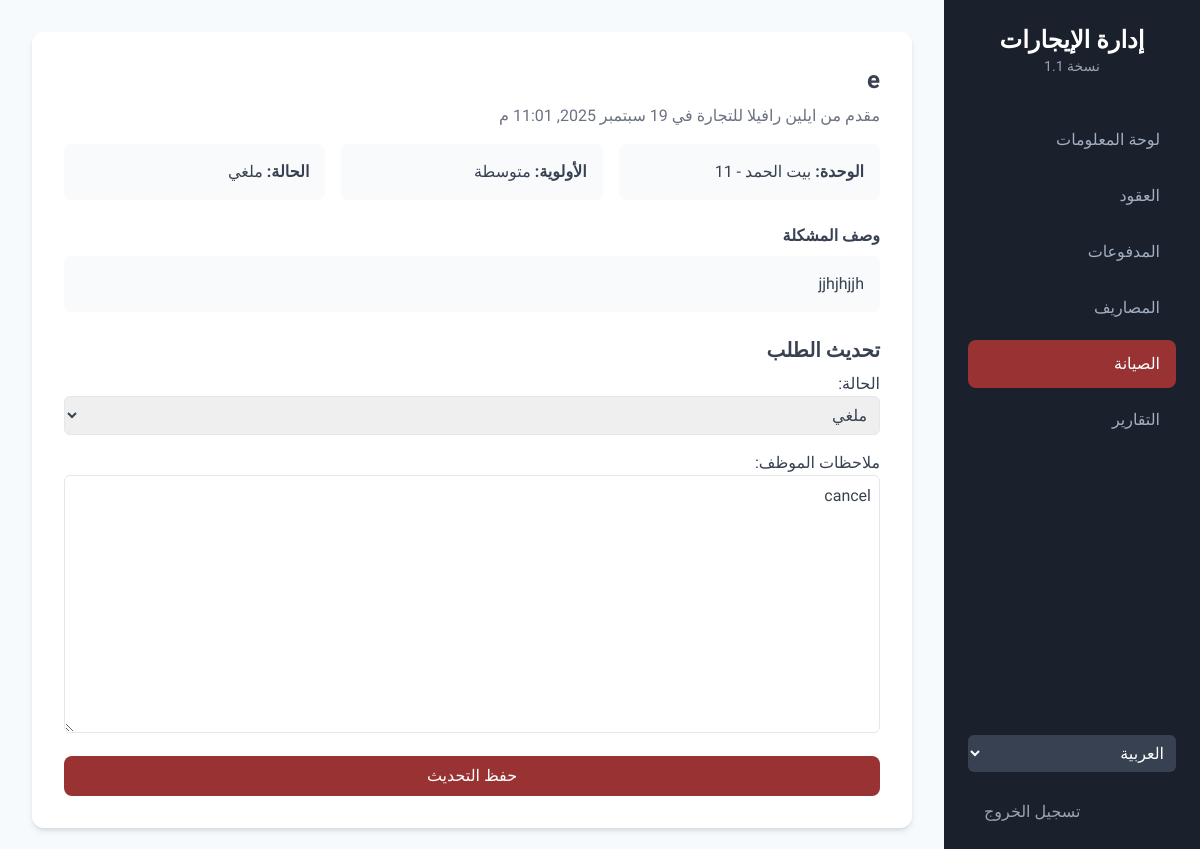
Screenshot of /dashboard/maintenance/1/ (signed in) with the database file from the repository.
### dashboard/models.py (models this page shows, shortened)
class MaintenanceRequest(models.Model):
    STATUS_CHOICES = [('submitted', _('تم الإرسال')), ('in_progress', _('قيد التنفيذ')), ('completed', _('مكتمل')), ('cancelled', _('ملغي'))]
    PRIORITY_CHOICES = [('low', _('منخفضة')), ('medium', _('متوسطة')), ('high', _('عالية'))]
    lease = models.ForeignKey(Lease, on_delete=models.CASCADE, related_name='maintenance_requests', verbose_name=_("العقد"))
    title = models.CharField(_("عنوان الطلب"), max_length=200)
    description = models.TextField(_("وصف المشكلة"))
    priority = models.CharField(_("الأولوية"), max_length=10, choices=PRIORITY_CHOICES, default='medium')
    status = models.CharField(_("الحالة"), max_length=20, choices=STATUS_CHOICES, default='submitted')
    image = models.ImageField(_("صورة مرفقة (اختياري)"), upload_to='maintenance_requests/', blank=True, null=True)
    reported_date = models.DateTimeField(_("تاريخ الإبلاغ"), auto_now_add=True)
    staff_notes = models.TextField(_("ملاحظات الموظف"), blank=True, null=True)
    class Meta:
        verbose_name = _("طلب صيانة")
        verbose_name_plural = _("طلبات الصيانة")
        ordering = ['-reported_date']

class Lease(models.Model):
    STATUS_CHOICES = [('active', _('نشط')), ('expiring_soon', _('قريب الانتهاء')), ('expired', _('منتهي')), ('cancelled', _('ملغي'))]
    unit = models.ForeignKey(Unit, on_delete=models.CASCADE, verbose_name=_("الوحدة"))
    tenant = models.ForeignKey(Tenant, on_delete=models.CASCADE, verbose_name=_("المستأجر"))
    contract_number = models.CharField(_("رقم العقد"), max_length=50, unique=True)
    contract_form_number = models.CharField(_("رقم نموذج العقد"), max_length=50, blank=True, null=True)
    monthly_rent = models.DecimalField(_("مبلغ الإيجار الشهري"), max_digits=10, decimal_places=2)
    start_date = models.DateField(_("تاريخ بدء العقد"))
    end_date = models.DateField(_("تاريخ انتهاء العقد"))
    electricity_meter = models.CharField(_("رقم عداد الكهرباء"), max_length=50, blank=True, null=True)
    water_meter = models.CharField(_("رقم عداد المياه"), max_length=50, blank=True, null=True)
    status = models.CharField(_("حالة العقد"), max_length=20, choices=STATUS_CHOICES, default='active', editable=False)
    office_fee = models.DecimalField(_("رسوم المكتب"), max_digits=10, decimal_places=2, default=5.00)
    admin_fee = models.DecimalField(_("الرسوم الإدارية"), max_digits=10, decimal_places=2, default=1.00)
    registration_fee = models.DecimalField(_("رسوم تسجيل العقد (3%)"), max_digits=10, decimal_places=2, blank=True)
    class Meta:
        verbose_name = _("عقد إيجار")
        verbose_name_plural = _("عقود الإيجار")

class Tenant(models.Model):
    TENANT_TYPE_CHOICES = [('individual', _('فرد')), ('company', _('شركة'))]
    user = models.OneToOneField(User, on_delete=models.SET_NULL, null=True, blank=True, verbose_name=_("حساب المستخدم"), help_text=_("اربط المستأجر بحساب مستخدم لتسجيل الدخول إلى البوابة."))
    name = models.CharField(_("اسم المستأجر"), max_length=150)
    tenant_type = models.CharField(_("نوع المستأجر"), max_length=20, choices=TENANT_TYPE_CHOICES)
    phone = models.CharField(_("رقم الهاتف"), max_length=15)
    email = models.EmailField(_("البريد الإلكتروني"), blank=True, null=True)
    authorized_signatory = models.CharField(_("المفوض بالتوقيع"), max_length=150, blank=True, null=True, help_text=_("يُملأ فقط في حال كان المستأجر شركة"))
    class Meta:
        verbose_name = _("مستأجر")
        verbose_name_plural = _("المستأجرين")

class Unit(models.Model):
    UNIT_TYPE_CHOICES = [('office', _('مكتب')), ('apartment', _('شقة')), ('shop', _('محل'))]
    building = models.ForeignKey(Building, on_delete=models.CASCADE, verbose_name=_("المبنى"))
    unit_number = models.CharField(_("رقم الوحدة"), max_length=20)
    unit_type = models.CharField(_("نوع الوحدة"), max_length=20, choices=UNIT_TYPE_CHOICES)
    floor = models.IntegerField(_("الطابق"))
    is_available = models.BooleanField(_("متاحة للإيجار"), default=True)
    class Meta:
        verbose_name = _("وحدة")
        verbose_name_plural = _("الوحدات")
    def __str__(self):
        return f"{self.building.name} - {self.unit_number}"

class Building(models.Model):
    name = models.CharField(_("اسم المبنى"), max_length=100)
    address = models.TextField(_("العنوان"))
    class Meta:
        verbose_name = _("مبنى")
        verbose_name_plural = _("المباني")

### dashboard/views.py (the view, shortened to what this page needs)
# urls.py: path('maintenance/<int:pk>/', MaintenanceRequestAdminUpdateView.as_view(), name='maintenance_admin_update'),
class MaintenanceRequestAdminUpdateView(StaffRequiredMixin, UpdateView):
    model = MaintenanceRequest; form_class = MaintenanceRequestUpdateForm; template_name = 'dashboard/maintenance_detail.html'; success_url = reverse_lazy('maintenance_admin_list')

### dashboard/forms.py
class MaintenanceRequestUpdateForm(forms.ModelForm):
    class Meta:
        model = MaintenanceRequest
        fields = ['status', 'staff_notes']
    def __init__(self, *args, **kwargs):
        super().__init__(*args, **kwargs)
        for field in self.fields.values():
            field.widget.attrs.update({'class': 'w-full p-2 border rounded-md focus:outline-none focus:ring-2 focus:ring-[#993333]'})

### dashboard/views.py (called while the page is built)
    def test_func(self):
        return self.request.user.is_staff

### dashboard/templates/dashboard/maintenance_detail.html (shortened to what this page needs)
{% extends 'dashboard/base.html' %}
{% load i18n %}
{% block content %}
<div class="card max-w-4xl mx-auto p-8">
    <h2 class="text-2xl font-bold mb-2">{{ object.title }}</h2>
    <p class="text-gray-500 mb-4">{% trans "مقدم من" %} {{ object.lease.tenant.name }} {% trans "في" %} {{ object.reported_date|date:"d M Y, P" }}</p>
    <div class="grid grid-cols-1 md:grid-cols-3 gap-4 mb-6">
        <div class="bg-gray-50 p-4 rounded-lg"><strong>{% trans "الوحدة" %}:</strong> {{ object.lease.unit }}</div>
        <div class="bg-gray-50 p-4 rounded-lg"><strong>{% trans "الأولوية" %}:</strong> {{ object.get_priority_display }}</div>
        <div class="bg-gray-50 p-4 rounded-lg"><strong>{% trans "الحالة" %}:</strong> {{ object.get_status_display }}</div>
    </div>
    <div class="mb-6">
        <h4 class="font-bold mb-2">{% trans "وصف المشكلة" %}</h4>
        <p class="bg-gray-50 p-4 rounded-lg">{{ object.description }}</p>
    </div>
    <form method="post">
        <h3 class="text-xl font-bold mb-2">{% trans "تحديث الطلب" %}</h3>
        <div class="space-y-4">
            {{ form.as_p }}
        </div>
        <button type="submit" class="btn-primary w-full mt-4 py-2 rounded-lg">{% trans "حفظ التحديث" %}</button>
    </form>
</div>
{% endblock %}

### rows the page displays
MaintenanceRequest: title "e", lease.tenant.name "ايلين رافيلا للتجارة", reported_date "19 سبتمبر 2025, 11:01 م", lease.unit "بيت الحمد - 11", priority "متوسطة", status "ملغي", description "jjhjhjjh", staff_notes "cancel"

### other values shown
form field language "العربية"
